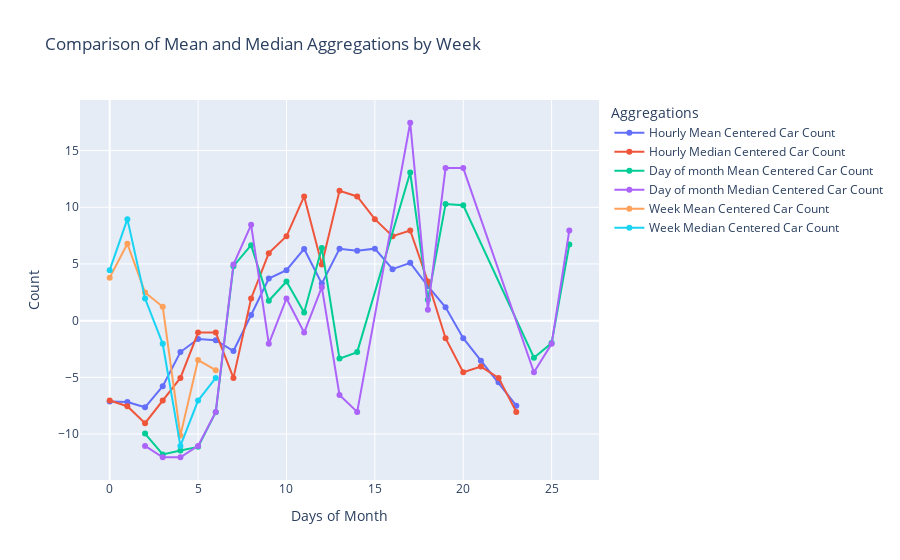

The code cell stored with this chart in its notebook:
### Code cell
# Create a new figure
fig = go.Figure()

# Add a trace for day_mean_df's centered_car_count
fig.add_trace(go.Scatter(x=day_mean_df['hour_of_day'], 
                         y=day_mean_df['centered_car_count'], 
                         mode='markers+lines', 
                         name='Hourly Mean Centered Car Count'))



# Add a trace for day_med_df's centered_car_count
fig.add_trace(go.Scatter(x=day_med_df['hour_of_day'], 
                         y=day_med_df['centered_car_count'], 
                         mode='markers+lines', 
                         name='Hourly Median Centered Car Count'))


# Add a trace for day_mean_df's centered_car_count
fig.add_trace(go.Scatter(x=month_mean_df['day'], 
                         y=month_mean_df['centered_car_count'], 
                         mode='markers+lines', 
                         name='Day of month Mean Centered Car Count'))


# Add a trace for day_med_df's centered_car_count
fig.add_trace(go.Scatter(x=month_med_df['day'], 
                         y=month_med_df['centered_car_count'], 
                         mode='markers+lines', 
                         name='Day of month Median Centered Car Count'))


# Add a trace for day_mean_df's centered_car_count
fig.add_trace(go.Scatter(x=week_mean_df['day_of_week'], 
                         y=week_mean_df['centered_car_count'], 
                         mode='markers+lines', 
                         name='Week Mean Centered Car Count'))


# Add a trace for day_med_df's centered_car_count
fig.add_trace(go.Scatter(x=week_med_df['day_of_week'], 
                         y=week_med_df['centered_car_count'], 
                         mode='markers+lines', 
                         name='Week Median Centered Car Count'))

# Update layout for better visualization
fig.update_layout(title='Comparison of Mean and Median Aggregations by Week',
                  xaxis_title='Days of Month',
                  yaxis_title='Count',
                  legend_title='Aggregations')

fig.show()

### Figure 1 — Plotly figure (JSON) as saved in the notebook; plotly's stock layout.template omitted (floating-point values rounded to 4 significant figures)
{"data": [{"mode": "markers+lines", "name": "Hourly Mean Centered Car Count", "type": "scatter", "x": [0, 1, 2, 3, 4, 5, 6, 7, 8, 9, 10, 11, 12, 13, 14, 15, 16, 17, 18, 19, 20, 21, 22, 23], "y": [-7.125, -7.171, -7.642, -5.783, -2.769, -1.614, -1.722, -2.678, 0.4941, 3.71, 4.454, 6.326, 3.269, 6.334, 6.158, 6.349, 4.544, 5.1, 3.054, 1.179, -1.546, -3.534, -5.442, -7.494]}, {"mode": "markers+lines", "name": "Hourly Median Centered Car Count", "type": "scatter", "x": [0, 1, 2, 3, 4, 5, 6, 7, 8, 9, 10, 11, 12, 13, 14, 15, 16, 17, 18, 19, 20, 21, 22, 23], "y": [-7.046, -7.546, -9.046, -7.046, -5.046, -1.046, -1.046, -5.046, 1.954, 5.954, 7.454, 10.95, 4.954, 11.45, 10.95, 8.954, 7.454, 7.954, 3.454, -1.546, -4.546, -4.046, -5.046, -8.046]}, {"mode": "markers+lines", "name": "Day of month Mean Centered Car Count", "type": "scatter", "x": [2, 3, 4, 5, 6, 7, 8, 9, 10, 11, 12, 13, 14, 17, 18, 19, 20, 24, 25, 26], "y": [-9.956, -11.8, -11.44, -11.13, -8.07, 4.806, 6.66, 1.757, 3.454, 0.7271, 6.408, -3.344, -2.774, 13.06, 1.838, 10.29, 10.18, -3.269, -1.981, 6.721]}, {"mode": "markers+lines", "name": "Day of month Median Centered Car Count", "type": "scatter", "x": [2, 3, 4, 5, 6, 7, 8, 9, 10, 11, 12, 13, 14, 17, 18, 19, 20, 24, 25, 26], "y": [-11.05, -12.05, -12.05, -11.05, -8.046, 4.954, 8.454, -2.046, 1.954, -1.046, 2.954, -6.546, -8.046, 17.45, 0.9535, 13.45, 13.45, -4.546, -2.046, 7.954]}, {"mode": "markers+lines", "name": "Week Mean Centered Car Count", "type": "scatter", "x": [0, 1, 2, 3, 4, 5, 6], "y": [3.792, 6.775, 2.488, 1.23, -10.12, -3.478, -4.368]}, {"mode": "markers+lines", "name": "Week Median Centered Car Count", "type": "scatter", "x": [0, 1, 2, 3, 4, 5, 6], "y": [4.454, 8.954, 1.954, -2.046, -11.05, -7.046, -5.046]}], "layout": {"legend": {"title": {"text": "Aggregations"}}, "title": {"text": "Comparison of Mean and Median Aggregations by Week"}, "xaxis": {"title": {"text": "Days of Month"}}, "yaxis": {"title": {"text": "Count"}}}}
